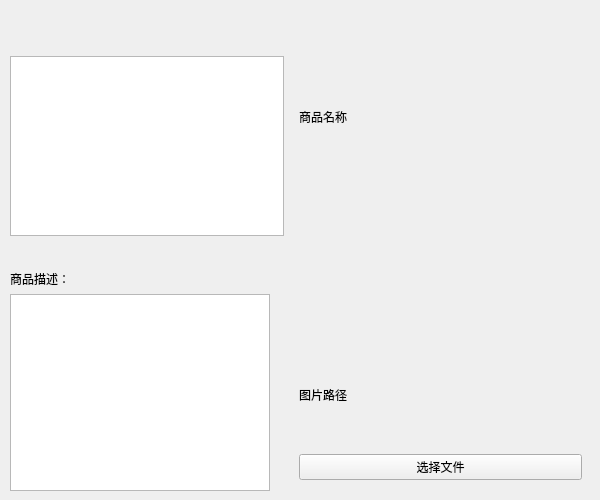
<?xml version="1.0" encoding="UTF-8"?>
<ui version="4.0">
 <class>SetGoods</class>
 <widget class="QWidget" name="SetGoods">
  <property name="geometry">
   <rect>
    <x>0</x>
    <y>0</y>
    <width>600</width>
    <height>500</height>
   </rect>
  </property>
  <property name="windowTitle">
   <string>Form</string>
  </property>
  <widget class="QWidget" name="widget_2" native="true">
   <property name="geometry">
    <rect>
     <x>290</x>
     <y>10</y>
     <width>301</width>
     <height>491</height>
    </rect>
   </property>
   <layout class="QVBoxLayout" name="verticalLayout_2">
    <item>
     <widget class="QWidget" name="widget_8" native="true">
      <layout class="QHBoxLayout" name="horizontalLayout_4">
       <item>
        <spacer name="horizontalSpacer">
         <property name="orientation">
          <enum>Qt::Horizontal</enum>
         </property>
         <property name="sizeHint" stdset="0">
          <size>
           <width>211</width>
           <height>20</height>
          </size>
         </property>
        </spacer>
       </item>
       <item>
        <widget class="QPushButton" name="btn_refresh">
         <property name="maximumSize">
          <size>
           <width>45</width>
           <height>45</height>
          </size>
         </property>
         <property name="text">
          <string/>
         </property>
         <property name="icon">
          <iconset resource="res.qrc">
           <normaloff>:/img/icon/reset.png</normaloff>:/img/icon/reset.png</iconset>
         </property>
         <property name="iconSize">
          <size>
           <width>40</width>
           <height>40</height>
          </size>
         </property>
         <property name="flat">
          <bool>true</bool>
         </property>
        </widget>
       </item>
       <item>
        <widget class="QPushButton" name="btn_save">
         <property name="sizePolicy">
          <sizepolicy hsizetype="Minimum" vsizetype="Minimum">
           <horstretch>0</horstretch>
           <verstretch>0</verstretch>
          </sizepolicy>
         </property>
         <property name="minimumSize">
          <size>
           <width>45</width>
           <height>45</height>
          </size>
         </property>
         <property name="maximumSize">
          <size>
           <width>45</width>
           <height>45</height>
          </size>
         </property>
         <property name="text">
          <string/>
         </property>
         <property name="icon">
          <iconset resource="res.qrc">
           <normaloff>:/img/icon/baocun.png</normaloff>:/img/icon/baocun.png</iconset>
         </property>
         <property name="iconSize">
          <size>
           <width>40</width>
           <height>40</height>
          </size>
         </property>
         <property name="flat">
          <bool>true</bool>
         </property>
        </widget>
       </item>
      </layout>
     </widget>
    </item>
    <item>
     <widget class="QWidget" name="widget_3" native="true">
      <layout class="QHBoxLayout" name="horizontalLayout_2">
       <item>
        <widget class="QLabel" name="label_name">
         <property name="text">
          <string>商品名称</string>
         </property>
        </widget>
       </item>
      </layout>
     </widget>
    </item>
    <item>
     <widget class="QWidget" name="widget_pic" native="true">
      <property name="minimumSize">
       <size>
        <width>0</width>
        <height>200</height>
       </size>
      </property>
      <widget class="QLabel" name="label_img">
       <property name="geometry">
        <rect>
         <x>10</x>
         <y>20</y>
         <width>261</width>
         <height>171</height>
        </rect>
       </property>
       <property name="text">
        <string/>
       </property>
      </widget>
     </widget>
    </item>
    <item>
     <widget class="QWidget" name="widget_4" native="true">
      <layout class="QVBoxLayout" name="verticalLayout_4">
       <item>
        <widget class="QLabel" name="label_path">
         <property name="text">
          <string>图片路径</string>
         </property>
        </widget>
       </item>
      </layout>
     </widget>
    </item>
    <item>
     <widget class="QWidget" name="widget_5" native="true">
      <layout class="QHBoxLayout" name="horizontalLayout">
       <item>
        <widget class="QPushButton" name="btn_choose">
         <property name="text">
          <string>选择文件</string>
         </property>
        </widget>
       </item>
      </layout>
     </widget>
    </item>
   </layout>
  </widget>
  <widget class="QWidget" name="widget_6" native="true">
   <property name="geometry">
    <rect>
     <x>10</x>
     <y>270</y>
     <width>280</width>
     <height>221</height>
    </rect>
   </property>
   <layout class="QVBoxLayout" name="verticalLayout">
    <item>
     <widget class="QLabel" name="label_5">
      <property name="text">
       <string>商品描述：</string>
      </property>
     </widget>
    </item>
    <item>
     <widget class="QPlainTextEdit" name="plainTextEdit">
      <property name="maximumSize">
       <size>
        <width>260</width>
        <height>16777215</height>
       </size>
      </property>
     </widget>
    </item>
   </layout>
  </widget>
  <widget class="QWidget" name="widget_7" native="true">
   <property name="geometry">
    <rect>
     <x>10</x>
     <y>10</y>
     <width>274</width>
     <height>226</height>
    </rect>
   </property>
   <layout class="QVBoxLayout" name="verticalLayout_3">
    <item>
     <widget class="QWidget" name="widget_search" native="true">
      <property name="minimumSize">
       <size>
        <width>0</width>
        <height>40</height>
       </size>
      </property>
     </widget>
    </item>
    <item>
     <widget class="QTableView" name="tableView">
      <property name="frameShape">
       <enum>QFrame::StyledPanel</enum>
      </property>
      <property name="editTriggers">
       <set>QAbstractItemView::NoEditTriggers</set>
      </property>
      <attribute name="horizontalHeaderHighlightSections">
       <bool>false</bool>
      </attribute>
      <attribute name="verticalHeaderVisible">
       <bool>false</bool>
      </attribute>
      <attribute name="verticalHeaderHighlightSections">
       <bool>false</bool>
      </attribute>
     </widget>
    </item>
   </layout>
  </widget>
 </widget>
 <resources>
  <include location="res.qrc"/>
 </resources>
 <connections/>
</ui>
